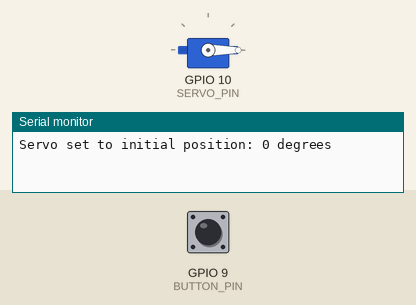
Simulated run of this sketch. Board: ESP32-S3. On the bench: servo, the last lines printed to the serial monitor. The test bench sets the inputs (shaded band); at power-on: GPIO 9 (BUTTON_PIN) HIGH.

Above: at 1.2 s.
1.3 s: GPIO 9 (BUTTON_PIN) pulled LOW for 0.15 s
At 2.1 s:
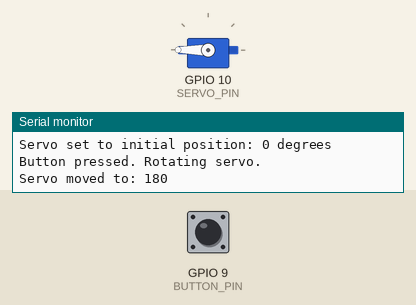
2.9 s: GPIO 9 (BUTTON_PIN) pulled LOW for 1 s
At 3.3 s:
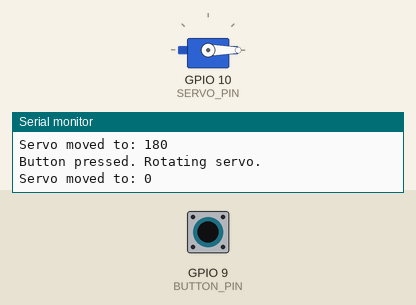
5.4 s: GPIO 9 (BUTTON_PIN) pulled LOW for 3.2 s
At 6.4 s:
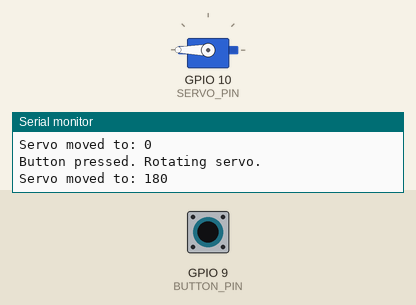
Timing chart, 0 to 8.4 s (numbered marks = the images above; inputs shaded):
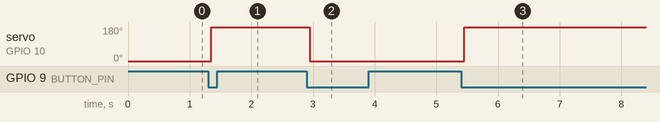

Measured:
- after the input at 1.3 s, servo on GPIO 10 (SERVO_PIN): 0° → 180° after 0.05 s
- after the input at 2.9 s, servo on GPIO 10 (SERVO_PIN): 180° → 0° after 0.05 s
- after the input at 5.4 s, servo on GPIO 10 (SERVO_PIN): 0° → 180° after 0.05 s

The sketch:

egg_turning.ino
```cpp
#include <ESP32Servo.h>

// README.mdの要件に基づいてピンと定数を定義
#define SERVO_PIN 10
#define BUTTON_PIN 9
#define ROTATION_INTERVAL (90 * 60 * 1000UL) // 90分 (unsigned long)

Servo sg90;
int currentAngle = 0; // 現在のサーボの角度 (0 or 180)
unsigned long lastRotationTime = 0; // 最後にサーボが回転した時刻

void setup() {
  Serial.begin(115200); // デバッグ用にシリアル通信を開始

  // サーボモーターをGPIO10に接続 (min/max pulse widthは元のコードの値を参考に設定)
  sg90.attach(SERVO_PIN, 510, 2400);

  // ボタンをGPIO9に接続し、内蔵プルアップ抵抗を有効にする
  pinMode(BUTTON_PIN, INPUT_PULLUP);

  // 初期位置にサーボを移動
  sg90.write(currentAngle);
  Serial.println("Servo set to initial position: 0 degrees");

  // タイマーを初期化
  lastRotationTime = millis();
}

void loop() {
  // 90分経過したかチェック
  if (millis() - lastRotationTime >= ROTATION_INTERVAL) {
    rotateServo();
  }

  // ボタンが押されたかチェック (INPUT_PULLUPなのでLOWが押された状態)
  if (digitalRead(BUTTON_PIN) == LOW) {
    // 簡単なデバウンス処理
    delay(50);
    if (digitalRead(BUTTON_PIN) == LOW) {
      Serial.println("Button pressed. Rotating servo.");
      rotateServo();
      // ボタンが離されるまで待つ
      while(digitalRead(BUTTON_PIN) == LOW) {
        delay(10);
      }
    }
  }
}

// サーボの角度を0度と180度の間で切り替える関数
void rotateServo() {
  if (currentAngle == 0) {
    currentAngle = 180;
  } else {
    currentAngle = 0;
  }

  sg90.write(currentAngle);
  Serial.print("Servo moved to: ");
  Serial.println(currentAngle);

  // 最後の回転時刻を更新
  lastRotationTime = millis();
}
```
